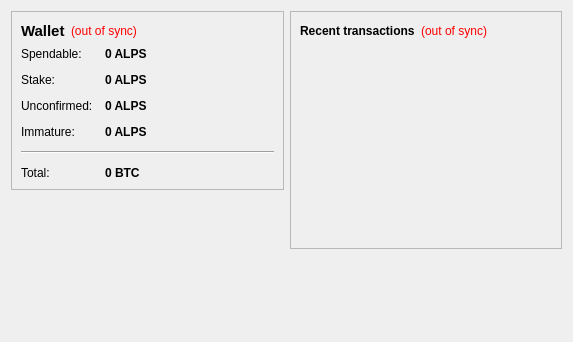
<?xml version="1.0" encoding="UTF-8"?>
<ui version="4.0">
 <class>OverviewPage</class>
 <widget class="QWidget" name="OverviewPage">
  <property name="geometry">
   <rect>
    <x>0</x>
    <y>0</y>
    <width>573</width>
    <height>342</height>
   </rect>
  </property>
  <property name="windowTitle">
   <string>Form</string>
  </property>
  <layout class="QHBoxLayout" name="horizontalLayout" stretch="1,1">
   <item>
    <layout class="QVBoxLayout" name="verticalLayout_2">
     <item>
      <widget class="QFrame" name="frame">
       <property name="frameShape">
        <enum>QFrame::StyledPanel</enum>
       </property>
       <property name="frameShadow">
        <enum>QFrame::Raised</enum>
       </property>
       <layout class="QVBoxLayout" name="verticalLayout_4">
        <item>
         <layout class="QHBoxLayout" name="horizontalLayout_4">
          <item>
           <widget class="QLabel" name="label_5">
            <property name="font">
             <font>
              <pointsize>11</pointsize>
              <weight>75</weight>
              <bold>true</bold>
             </font>
            </property>
            <property name="text">
             <string>Wallet</string>
            </property>
           </widget>
          </item>
          <item>
           <widget class="QLabel" name="labelWalletStatus">
            <property name="toolTip">
             <string>The displayed information may be out of date. Your wallet automatically synchronizes with the AlpsCoin network after a connection is established, but this process has not completed yet.</string>
            </property>
            <property name="styleSheet">
             <string notr="true">QLabel { color: red; }</string>
            </property>
            <property name="text">
             <string notr="true">(out of sync)</string>
            </property>
            <property name="alignment">
             <set>Qt::AlignLeading|Qt::AlignLeft|Qt::AlignVCenter</set>
            </property>
           </widget>
          </item>
          <item>
           <spacer name="horizontalSpacer_2">
            <property name="orientation">
             <enum>Qt::Horizontal</enum>
            </property>
            <property name="sizeHint" stdset="0">
             <size>
              <width>40</width>
              <height>20</height>
             </size>
            </property>
           </spacer>
          </item>
         </layout>
        </item>
        <item>
         <layout class="QFormLayout" name="formLayout_2">
          <property name="fieldGrowthPolicy">
           <enum>QFormLayout::AllNonFixedFieldsGrow</enum>
          </property>
          <property name="horizontalSpacing">
           <number>12</number>
          </property>
          <property name="verticalSpacing">
           <number>12</number>
          </property>
          <item row="0" column="0">
           <widget class="QLabel" name="label">
            <property name="text">
             <string>Spendable:</string>
            </property>
           </widget>
          </item>
          <item row="0" column="1">
           <widget class="QLabel" name="labelBalance">
            <property name="font">
             <font>
              <weight>75</weight>
              <bold>true</bold>
             </font>
            </property>
            <property name="cursor">
             <cursorShape>IBeamCursor</cursorShape>
            </property>
            <property name="toolTip">
             <string>Your current spendable balance</string>
            </property>
            <property name="text">
             <string notr="true">0 ALPS</string>
            </property>
            <property name="textInteractionFlags">
             <set>Qt::LinksAccessibleByMouse|Qt::TextSelectableByKeyboard|Qt::TextSelectableByMouse</set>
            </property>
           </widget>
          </item>
          <item row="1" column="0">
           <widget class="QLabel" name="label_6">
            <property name="text">
             <string>Stake:</string>
            </property>
           </widget>
          </item>
          <item row="1" column="1">
           <widget class="QLabel" name="labelStake">
            <property name="font">
             <font>
              <weight>75</weight>
              <bold>true</bold>
             </font>
            </property>
            <property name="cursor">
             <cursorShape>IBeamCursor</cursorShape>
            </property>
            <property name="toolTip">
             <string>Total of coins that was staked, and do not yet count toward the current balance</string>
            </property>
            <property name="text">
             <string notr="true">0 ALPS</string>
            </property>
            <property name="textInteractionFlags">
             <set>Qt::LinksAccessibleByMouse|Qt::TextSelectableByKeyboard|Qt::TextSelectableByMouse</set>
            </property>
           </widget>
          </item>
          <item row="2" column="0">
           <widget class="QLabel" name="label_3">
            <property name="text">
             <string>Unconfirmed:</string>
            </property>
           </widget>
          </item>
          <item row="2" column="1">
           <widget class="QLabel" name="labelUnconfirmed">
            <property name="font">
             <font>
              <weight>75</weight>
              <bold>true</bold>
             </font>
            </property>
            <property name="cursor">
             <cursorShape>IBeamCursor</cursorShape>
            </property>
            <property name="toolTip">
             <string>Total of transactions that have yet to be confirmed, and do not yet count toward the current balance</string>
            </property>
            <property name="text">
             <string notr="true">0 ALPS</string>
            </property>
            <property name="textInteractionFlags">
             <set>Qt::LinksAccessibleByMouse|Qt::TextSelectableByKeyboard|Qt::TextSelectableByMouse</set>
            </property>
           </widget>
          </item>
          <item row="3" column="0">
           <widget class="QLabel" name="labelImmatureText">
            <property name="text">
             <string>Immature:</string>
            </property>
           </widget>
          </item>
          <item row="3" column="1">
           <widget class="QLabel" name="labelImmature">
            <property name="font">
             <font>
              <weight>75</weight>
              <bold>true</bold>
             </font>
            </property>
            <property name="toolTip">
             <string>Mined balance that has not yet matured</string>
            </property>
            <property name="text">
             <string notr="true">0 ALPS</string>
            </property>
            <property name="textInteractionFlags">
             <set>Qt::LinksAccessibleByMouse|Qt::TextSelectableByKeyboard|Qt::TextSelectableByMouse</set>
            </property>
           </widget>
          </item>
          <item row="4" column="0" colspan="2">
           <widget class="Line" name="line">
            <property name="orientation">
             <enum>Qt::Horizontal</enum>
            </property>
           </widget>
          </item>
          <item row="5" column="0">
           <widget class="QLabel" name="labelTotalText">
            <property name="text">
             <string>Total:</string>
            </property>
           </widget>
          </item>
          <item row="5" column="1">
           <widget class="QLabel" name="labelTotal">
            <property name="font">
             <font>
              <weight>75</weight>
              <bold>true</bold>
             </font>
            </property>
            <property name="cursor">
             <cursorShape>IBeamCursor</cursorShape>
            </property>
            <property name="toolTip">
             <string>Your current total balance</string>
            </property>
            <property name="text">
             <string notr="true">0 BTC</string>
            </property>
            <property name="textInteractionFlags">
             <set>Qt::LinksAccessibleByMouse|Qt::TextSelectableByKeyboard|Qt::TextSelectableByMouse</set>
            </property>
           </widget>
          </item>
         </layout>
        </item>
       </layout>
      </widget>
     </item>
     <item>
      <spacer name="verticalSpacer">
       <property name="orientation">
        <enum>Qt::Vertical</enum>
       </property>
       <property name="sizeHint" stdset="0">
        <size>
         <width>20</width>
         <height>40</height>
        </size>
       </property>
      </spacer>
     </item>
    </layout>
   </item>
   <item>
    <layout class="QVBoxLayout" name="verticalLayout_3">
     <item>
      <widget class="QFrame" name="frame_2">
       <property name="frameShape">
        <enum>QFrame::StyledPanel</enum>
       </property>
       <property name="frameShadow">
        <enum>QFrame::Raised</enum>
       </property>
       <layout class="QVBoxLayout" name="verticalLayout">
        <item>
         <layout class="QHBoxLayout" name="horizontalLayout_2">
          <item>
           <widget class="QLabel" name="label_4">
            <property name="text">
             <string>&lt;b&gt;Recent transactions&lt;/b&gt;</string>
            </property>
           </widget>
          </item>
          <item>
           <widget class="QLabel" name="labelTransactionsStatus">
            <property name="toolTip">
             <string>The displayed information may be out of date. Your wallet automatically synchronizes with the AlpsCoin network after a connection is established, but this process has not completed yet.</string>
            </property>
            <property name="styleSheet">
             <string notr="true">QLabel { color: red; }</string>
            </property>
            <property name="text">
             <string notr="true">(out of sync)</string>
            </property>
            <property name="alignment">
             <set>Qt::AlignRight|Qt::AlignTrailing|Qt::AlignVCenter</set>
            </property>
           </widget>
          </item>
          <item>
           <spacer name="horizontalSpacer">
            <property name="orientation">
             <enum>Qt::Horizontal</enum>
            </property>
            <property name="sizeHint" stdset="0">
             <size>
              <width>40</width>
              <height>20</height>
             </size>
            </property>
           </spacer>
          </item>
         </layout>
        </item>
        <item>
         <widget class="QListView" name="listTransactions">
          <property name="styleSheet">
           <string notr="true">QListView { background: transparent; }</string>
          </property>
          <property name="frameShape">
           <enum>QFrame::NoFrame</enum>
          </property>
          <property name="verticalScrollBarPolicy">
           <enum>Qt::ScrollBarAlwaysOff</enum>
          </property>
          <property name="horizontalScrollBarPolicy">
           <enum>Qt::ScrollBarAlwaysOff</enum>
          </property>
          <property name="selectionMode">
           <enum>QAbstractItemView::NoSelection</enum>
          </property>
         </widget>
        </item>
       </layout>
      </widget>
     </item>
     <item>
      <spacer name="verticalSpacer_2">
       <property name="orientation">
        <enum>Qt::Vertical</enum>
       </property>
       <property name="sizeHint" stdset="0">
        <size>
         <width>20</width>
         <height>40</height>
        </size>
       </property>
      </spacer>
     </item>
    </layout>
   </item>
  </layout>
 </widget>
 <resources/>
 <connections/>
</ui>
